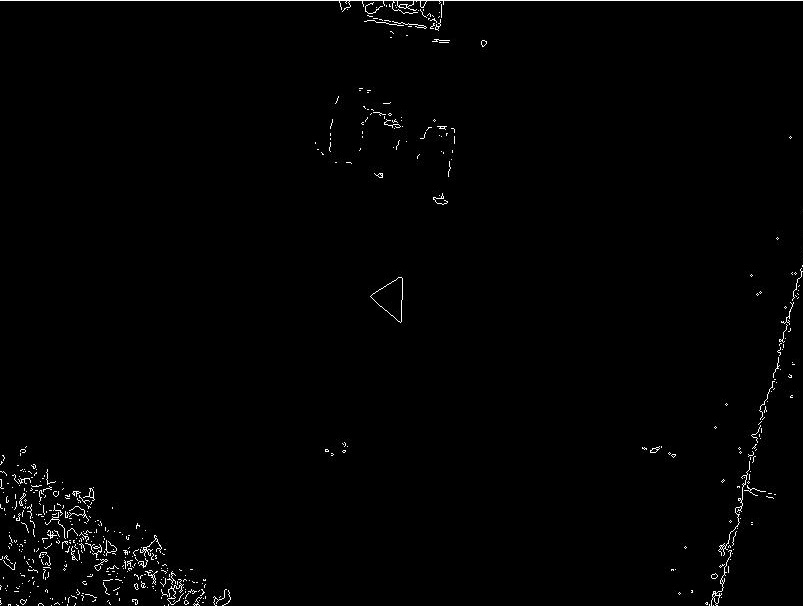
%> input picture test_images/sobel1.jpg, 803 x 606 px
$ octave Regionprops.m   (GNU Octave 9; MATLAB toolbox functions it lacks are replaced by stand-ins)
%> lines starting %> are read from the running program, lines starting %| are printed output that depends on the picture
S = imread('test_images/sobel1.jpg');
%> S is the input picture: size 606x803x3 uint8; min 0, max 255, mean 2.7

S = rgb2gray(S);
%> S: size 606x803 uint8
S = imfill(S,'holes');

   s = regionprops(S, 'centroid');
%> s = 255 regions; first 5, Centroid: [434.2 368.9], [365 316.7], [290.6 442.2], [293.1 413.8], [217 465.1]
   centroids = cat(1, s.Centroid);
%> centroids = 255 rows, first 12: [434.2 368.9; 365 316.7; 290.6 442.2; 293.1 413.8; 217 465.1; 196.4 487.5; 287.3 432.8; 284.7 462.8; 273.8 463.9; 350.8 332; 315.8 349.9; 300.6 435.8]
   imshow(S)
   hold on
   plot(centroids(:,1), centroids(:,2), 'b*')
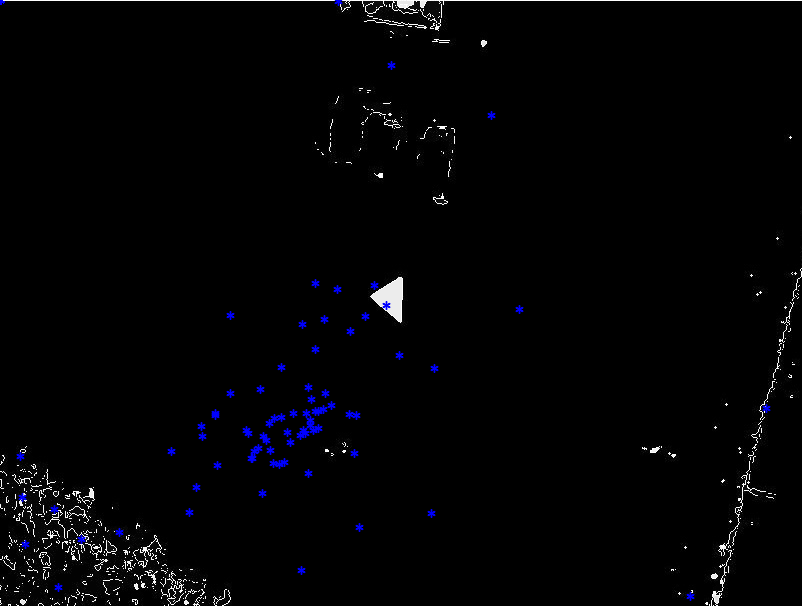
%> figure redrawn from the program's plot data
   hold off

$ run again, with test_images/1.jpg copied over test_images/sobel1.jpg
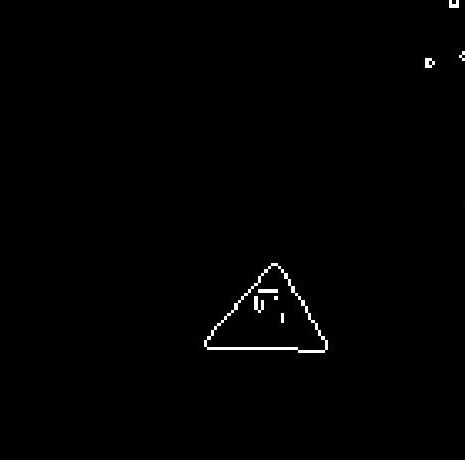
%> input picture test_images/1.jpg, 465 x 460 px
%> S is the input picture: size 460x465x3 uint8; min 0, max 255, mean 1.6
%> `S = imfill(S,'holes');`:
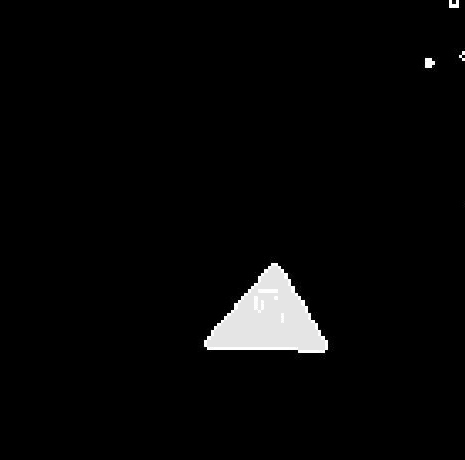
%> S: size 460x465 uint8; min 0, max 255, mean 7.1
%> s = 255 regions; first 5, Centroid: [315.9 242.3], [311.8 256.2], [293.4 284.8], [305.9 257.9], [308.1 254.4]
%> centroids = 255 rows, first 12: [315.9 242.3; 311.8 256.2; 293.4 284.8; 305.9 257.9; 308.1 254.4; 307.3 267.6; 314.6 255; 310.9 258.3; 331.1 229.3; 327.1 240.6; 288.4 297.6; 326.7 232.5]
%> `plot(centroids(:,1), centroids(:,2), 'b*')`:
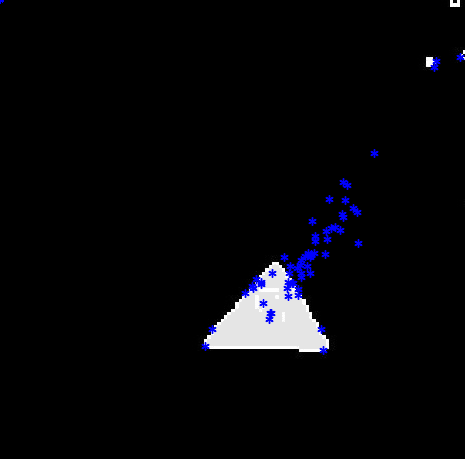
%> figure redrawn from the program's plot data
